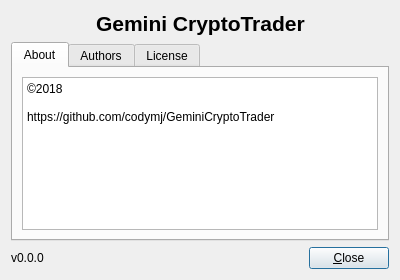
<?xml version="1.0" encoding="UTF-8"?>
<ui version="4.0">
 <class>AboutDialog</class>
 <widget class="QDialog" name="AboutDialog">
  <property name="geometry">
   <rect>
    <x>0</x>
    <y>0</y>
    <width>400</width>
    <height>280</height>
   </rect>
  </property>
  <property name="minimumSize">
   <size>
    <width>400</width>
    <height>280</height>
   </size>
  </property>
  <property name="maximumSize">
   <size>
    <width>400</width>
    <height>280</height>
   </size>
  </property>
  <property name="windowTitle">
   <string>About Gemini CryptoTrader</string>
  </property>
  <layout class="QGridLayout" name="gridLayout">
   <item row="0" column="0">
    <spacer name="horizontalSpacer">
     <property name="orientation">
      <enum>Qt::Horizontal</enum>
     </property>
     <property name="sizeHint" stdset="0">
      <size>
       <width>57</width>
       <height>20</height>
      </size>
     </property>
    </spacer>
   </item>
   <item row="0" column="1">
    <widget class="QLabel" name="label">
     <property name="font">
      <font>
       <pointsize>16</pointsize>
       <weight>75</weight>
       <bold>true</bold>
      </font>
     </property>
     <property name="text">
      <string>Gemini CryptoTrader</string>
     </property>
    </widget>
   </item>
   <item row="0" column="2">
    <spacer name="horizontalSpacer_3">
     <property name="orientation">
      <enum>Qt::Horizontal</enum>
     </property>
     <property name="sizeHint" stdset="0">
      <size>
       <width>58</width>
       <height>20</height>
      </size>
     </property>
    </spacer>
   </item>
   <item row="1" column="0" colspan="3">
    <widget class="QTabWidget" name="aboutTW">
     <property name="currentIndex">
      <number>0</number>
     </property>
     <widget class="QWidget" name="aboutTab">
      <attribute name="title">
       <string>About</string>
      </attribute>
      <layout class="QGridLayout" name="gridLayout_2">
       <item row="0" column="0">
        <widget class="QPlainTextEdit" name="plainTextEdit">
         <property name="readOnly">
          <bool>true</bool>
         </property>
         <property name="plainText">
          <string>©2018

https://github.com/codymj/GeminiCryptoTrader</string>
         </property>
        </widget>
       </item>
      </layout>
     </widget>
     <widget class="QWidget" name="authorsTab">
      <attribute name="title">
       <string>Authors</string>
      </attribute>
      <layout class="QGridLayout" name="gridLayout_3">
       <item row="0" column="0">
        <widget class="QPlainTextEdit" name="plainTextEdit_2">
         <property name="readOnly">
          <bool>true</bool>
         </property>
         <property name="plainText">
          <string>Cody Johnson &lt;codyj@protonmail.com&gt;</string>
         </property>
        </widget>
       </item>
      </layout>
     </widget>
     <widget class="QWidget" name="licenseTab">
      <attribute name="title">
       <string>License</string>
      </attribute>
      <layout class="QGridLayout" name="gridLayout_4">
       <item row="0" column="0">
        <widget class="QPlainTextEdit" name="plainTextEdit_3">
         <property name="readOnly">
          <bool>true</bool>
         </property>
         <property name="plainText">
          <string>GNU LESSER GENERAL PUBLIC LICENSE
Version 3, 29 June 2007

Copyright © 2007 Free Software Foundation, Inc. &lt;https://fsf.org/&gt;

Everyone is permitted to copy and distribute verbatim copies of this license document, but changing it is not allowed.

This version of the GNU Lesser General Public License incorporates the terms and conditions of version 3 of the GNU General Public License, supplemented by the additional permissions listed below.

0. Additional Definitions.
As used herein, “this License” refers to version 3 of the GNU Lesser General Public License, and the “GNU GPL” refers to version 3 of the GNU General Public License.

“The Library” refers to a covered work governed by this License, other than an Application or a Combined Work as defined below.

An “Application” is any work that makes use of an interface provided by the Library, but which is not otherwise based on the Library. Defining a subclass of a class defined by the Library is deemed a mode of using an interface provided by the Library.

A “Combined Work” is a work produced by combining or linking an Application with the Library. The particular version of the Library with which the Combined Work was made is also called the “Linked Version”.

The “Minimal Corresponding Source” for a Combined Work means the Corresponding Source for the Combined Work, excluding any source code for portions of the Combined Work that, considered in isolation, are based on the Application, and not on the Linked Version.

The “Corresponding Application Code” for a Combined Work means the object code and/or source code for the Application, including any data and utility programs needed for reproducing the Combined Work from the Application, but excluding the System Libraries of the Combined Work.

1. Exception to Section 3 of the GNU GPL.
You may convey a covered work under sections 3 and 4 of this License without being bound by section 3 of the GNU GPL.

2. Conveying Modified Versions.
If you modify a copy of the Library, and, in your modifications, a facility refers to a function or data to be supplied by an Application that uses the facility (other than as an argument passed when the facility is invoked), then you may convey a copy of the modified version:

a) under this License, provided that you make a good faith effort to ensure that, in the event an Application does not supply the function or data, the facility still operates, and performs whatever part of its purpose remains meaningful, or
b) under the GNU GPL, with none of the additional permissions of this License applicable to that copy.
3. Object Code Incorporating Material from Library Header Files.
The object code form of an Application may incorporate material from a header file that is part of the Library. You may convey such object code under terms of your choice, provided that, if the incorporated material is not limited to numerical parameters, data structure layouts and accessors, or small macros, inline functions and templates (ten or fewer lines in length), you do both of the following:

a) Give prominent notice with each copy of the object code that the Library is used in it and that the Library and its use are covered by this License.
b) Accompany the object code with a copy of the GNU GPL and this license document.
4. Combined Works.
You may convey a Combined Work under terms of your choice that, taken together, effectively do not restrict modification of the portions of the Library contained in the Combined Work and reverse engineering for debugging such modifications, if you also do each of the following:

a) Give prominent notice with each copy of the Combined Work that the Library is used in it and that the Library and its use are covered by this License.
b) Accompany the Combined Work with a copy of the GNU GPL and this license document.
c) For a Combined Work that displays copyright notices during execution, include the copyright notice for the Library among these notices, as well as a reference directing the user to the copies of the GNU GPL and this license document.
d) Do one of the following:
0) Convey the Minimal Corresponding Source under the terms of this License, and the Corresponding Application Code in a form suitable for, and under terms that permit, the user to recombine or relink the Application with a modified version of the Linked Version to produce a modified Combined Work, in the manner specified by section 6 of the GNU GPL for conveying Corresponding Source.
1) Use a suitable shared library mechanism for linking with the Library. A suitable mechanism is one that (a) uses at run time a copy of the Library already present on the user's computer system, and (b) will operate properly with a modified version of the Library that is interface-compatible with the Linked Version.
e) Provide Installation Information, but only if you would otherwise be required to provide such information under section 6 of the GNU GPL, and only to the extent that such information is necessary to install and execute a modified version of the Combined Work produced by recombining or relinking the Application with a modified version of the Linked Version. (If you use option 4d0, the Installation Information must accompany the Minimal Corresponding Source and Corresponding Application Code. If you use option 4d1, you must provide the Installation Information in the manner specified by section 6 of the GNU GPL for conveying Corresponding Source.)
5. Combined Libraries.
You may place library facilities that are a work based on the Library side by side in a single library together with other library facilities that are not Applications and are not covered by this License, and convey such a combined library under terms of your choice, if you do both of the following:

a) Accompany the combined library with a copy of the same work based on the Library, uncombined with any other library facilities, conveyed under the terms of this License.
b) Give prominent notice with the combined library that part of it is a work based on the Library, and explaining where to find the accompanying uncombined form of the same work.
6. Revised Versions of the GNU Lesser General Public License.
The Free Software Foundation may publish revised and/or new versions of the GNU Lesser General Public License from time to time. Such new versions will be similar in spirit to the present version, but may differ in detail to address new problems or concerns.

Each version is given a distinguishing version number. If the Library as you received it specifies that a certain numbered version of the GNU Lesser General Public License “or any later version” applies to it, you have the option of following the terms and conditions either of that published version or of any later version published by the Free Software Foundation. If the Library as you received it does not specify a version number of the GNU Lesser General Public License, you may choose any version of the GNU Lesser General Public License ever published by the Free Software Foundation.

If the Library as you received it specifies that a proxy can decide whether future versions of the GNU Lesser General Public License shall apply, that proxy's public statement of acceptance of any version is permanent authorization for you to choose that version for the Library.</string>
         </property>
        </widget>
       </item>
      </layout>
     </widget>
    </widget>
   </item>
   <item row="2" column="0">
    <widget class="QLabel" name="label_2">
     <property name="text">
      <string>v0.0.0</string>
     </property>
    </widget>
   </item>
   <item row="2" column="1" colspan="2">
    <layout class="QHBoxLayout" name="horizontalLayout">
     <item>
      <spacer name="horizontalSpacer_2">
       <property name="orientation">
        <enum>Qt::Horizontal</enum>
       </property>
       <property name="sizeHint" stdset="0">
        <size>
         <width>40</width>
         <height>20</height>
        </size>
       </property>
      </spacer>
     </item>
     <item>
      <widget class="QPushButton" name="closeButton">
       <property name="text">
        <string>&amp;Close</string>
       </property>
      </widget>
     </item>
    </layout>
   </item>
  </layout>
 </widget>
 <resources/>
 <connections/>
</ui>
